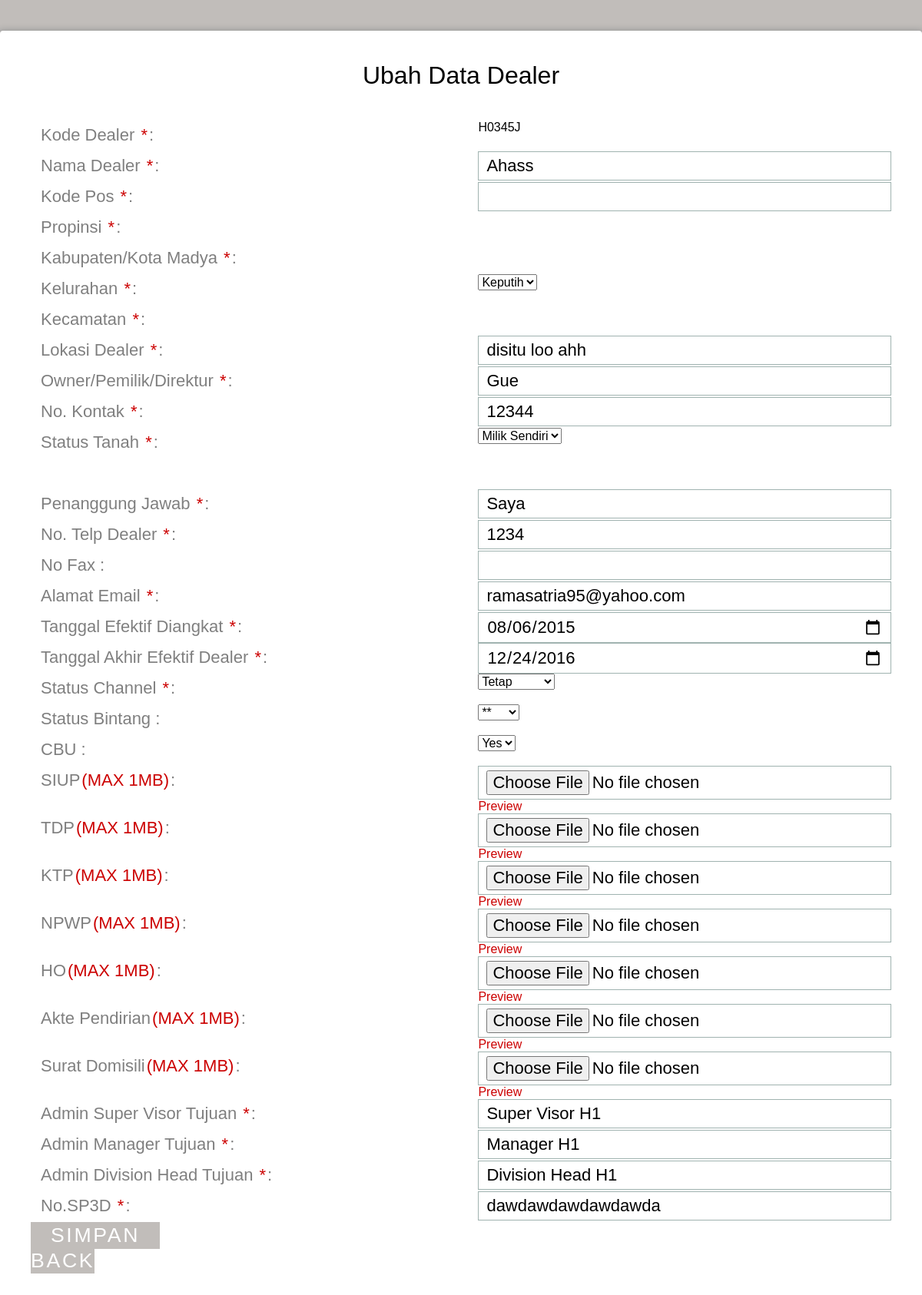
Screenshot of /admin_legal/edit_dealer_h1.php?id=5 (signed in) with the database file from the repository.
### tables this page shows
CREATE TABLE IF NOT EXISTS `daftar_pengajuan` (
  `id_daftar` int(11) NOT NULL AUTO_INCREMENT,
  `id_admin` int(11) NOT NULL,
  `kode_dealer` varchar(15) NOT NULL,
  `tanggal_pengajuan` date NOT NULL,
  `jenis_pengajuan` varchar(35) NOT NULL,
  `channel` varchar(10) DEFAULT NULL,
  `status_channel` varchar(10) DEFAULT NULL,
  `jam_pengajuan` time NOT NULL,
  `comment_sv` varchar(50) DEFAULT NULL,
  `approval_sv` varchar(30) DEFAULT NULL,
  `nama_sv` varchar(30) NOT NULL,
  `waktu_approval_sv` datetime NOT NULL,
  `comment_manager` varchar(50) DEFAULT NULL,
  `approval_manager` varchar(30) DEFAULT NULL,
  `nama_manager` varchar(30) NOT NULL,
  `waktu_approval_manager` datetime NOT NULL,
  `comment_divhead` varchar(50) DEFAULT NULL,
  `approval_divhead` varchar(30) DEFAULT NULL,
  `nama_divhead` varchar(30) NOT NULL,
  `waktu_approval_divhead` datetime NOT NULL,
  `legalisir_admin` varchar(20) DEFAULT NULL,
  `waktu_legalisir` date NOT NULL,
  `perpanjangan` date DEFAULT NULL,
  PRIMARY KEY (`id_daftar`)
);

CREATE TABLE IF NOT EXISTS `daftar_dealer` (
  `kode_dealer` varchar(15) NOT NULL,
  `nama_dealer` varchar(50) NOT NULL,
  `id_kodepos` int(11) NOT NULL,
  `lokasi` varchar(30) NOT NULL,
  `owner` varchar(30) NOT NULL,
  `kontak` varchar(12) NOT NULL,
  `status_tanah` varchar(30) NOT NULL,
  `akhir_sewa` date DEFAULT NULL,
  `status_dealer` varchar(10) DEFAULT NULL,
  `siop` varchar(50) DEFAULT NULL,
  `tdp` varchar(50) DEFAULT NULL,
  `ktp` varchar(50) DEFAULT NULL,
  `npwp` varchar(50) DEFAULT NULL,
  `ho` varchar(50) DEFAULT NULL,
  `akte` varchar(50) DEFAULT NULL,
  `surat_domisili` varchar(50) DEFAULT NULL,
  `waktucreate` datetime NOT NULL,
  `waktumodify` datetime DEFAULT NULL,
  PRIMARY KEY (`kode_dealer`)
);

CREATE TABLE IF NOT EXISTS `kodepos` (
  `id_kodepos` int(5) NOT NULL AUTO_INCREMENT,
  `kodepos` int(11) DEFAULT NULL,
  `kelurahan` varchar(50) DEFAULT NULL,
  `kecamatan` varchar(50) DEFAULT NULL,
  `jenis` varchar(50) DEFAULT NULL,
  `kabupaten` varchar(50) DEFAULT NULL,
  `propinsi` varchar(50) DEFAULT NULL,
  PRIMARY KEY (`id_kodepos`)
);

CREATE TABLE IF NOT EXISTS `channel_h1` (
  `id_channel` varchar(15) NOT NULL,
  `pj` varchar(20) NOT NULL,
  `no_telp` varchar(12) NOT NULL,
  `no_fax` varchar(12) DEFAULT NULL,
  `email` varchar(50) NOT NULL,
  `tgl_efektif` date NOT NULL,
  `tgl_akhir` date NOT NULL,
  `status_channel` varchar(10) NOT NULL,
  `status_bintang` varchar(5) DEFAULT NULL,
  `cbo` varchar(30) DEFAULT NULL,
  `no_sp3d` varchar(30) DEFAULT NULL,
  `waktucreate` datetime NOT NULL,
  `waktumodify` datetime DEFAULT NULL,
  PRIMARY KEY (`id_channel`)
);

### admin_legal/edit_dealer_h1.php (the view, shortened to what this page needs)
<?php
$id=$_GET['id'];
if($_SESSION['status']=='admin'){
$sql=mysql_fetch_array(mysql_query("select * from daftar_pengajuan a, daftar_dealer b, kodepos c, channel_h1 d where a.id_daftar = '$id' and a.kode_dealer = b.kode_dealer and b.id_kodepos = c.id_kodepos and b.kode_dealer = d.id_channel"));
?>
<!DOCTYPE html>
<html >
  <head>
    <link href='../css/css.css' rel='stylesheet' type='text/css'>
    <link rel="stylesheet" href="css/normalize.css">
    <link rel="stylesheet" href="css/style.css">
  </head>
  <body>
    <div class="form">
      <div>
        <div id="h1">
          <h1>Ubah Data Dealer</h1>
        <form name="edit" action="submit_h1.php?id=<?php echo $id ?>&kode=<?php echo $sql['kode_dealer'] ?>" method="post" onSubmit="validate()">
          <div class="top-row">
          <div class="field-wrap">
              <label>
              Kode Dealer <span class="req">*</span>:
            </label>
		  </div>
		  <div class="field-wrap"><span name="kode_dealer"><?php echo $sql['kode_dealer'] ?></span>
          </div>
          </div>
          <div class="top-row">
          <div class="field-wrap">
              <label>
              Nama Dealer <span class="req">*</span>:
            </label>
		  </div>
		  <div class="field-wrap"><input name="nama_dealer" type="text"required value="<?php echo $sql['nama_dealer'] ?>"/>
          </div>
          </div>
          <div class="top-row">
          <div class="field-wrap">
              <label>
              Kode Pos <span class="req">*</span>:
            </label>
		  </div>
		  <div class="field-wrap"><input id="kodepos" name = "kodepos" type="text" onClick='targetitem = document.forms[0].kodepos; dataitem = window.open("kodepos.php", "dataitem", "toolbar=no,menubar=no,scrollbars=yes"); dataitem.targetitem = targetitem' required />
          </div>
          </div>
          <div class="top-row">
          <div class="field-wrap">
              <label>
              Propinsi <span class="req">*</span>:
            </label>
		  </div>
          </div>
		  <div class="top-row">
          <div class="field-wrap">
              <label>
              Kabupaten/Kota Madya <span class="req">*</span>:
            </label>
		  </div>
          </div>
		  <div class="top-row">
          <div class="field-wrap">
              <label>
              Kelurahan <span class="req">*</span>:
            </label>
		  </div>
		  <div class="field-wrap"><select id="kelurahan" name="kelurahan"required>
		  <option selected="selected"><?php echo $sql['kelurahan'] ?></option>
		  </select>
          </div>
          </div>
		  <div class="top-row">
          <div class="field-wrap">
              <label>
              Kecamatan <span class="req">*</span>:
            </label>
		  </div>
          </div>
		  <div class="top-row">
          <div class="field-wrap">
              <label>
              Lokasi Dealer <span class="req">*</span>:
            </label>
		  </div>
		  <div class="field-wrap"><input name="lokasi" type="text"required value="<?php echo $sql['lokasi'] ?>"/>
          </div>
          </div>
		  <div class="top-row">
          <div class="field-wrap">
              <label>
              Owner/Pemilik/Direktur <span class="req">*</span>:
            </label>
		  </div>
		  <div class="field-wrap"><input name="owner" type="text"required value="<?php echo $sql['owner'] ?>"/>
          </div>
          </div>
		  <div class="top-row">
          <div class="field-wrap">
              <label>
              No. Kontak <span class="req">*</span>:
            </label>
		  </div>
		  <div class="field-wrap"><input name="kontak" type="number"required value="<?php echo $sql['kontak'] ?>"/>
          </div>
          </div>
		  <div class="top-row">
          <div class="field-wrap">
              <label>
              Status Tanah <span class="req">*</span>:
            </label>
		  </div>
		  <div class="field-wrap">
          <select name="status_tanah" id="status"required>
          <option <?php if($sql['status_tanah']=='Milik Sendiri') echo "selected=selected"; ?> value = "Milik Sendiri">Milik Sendiri</option>
		  </select>
          </div>
          </div>
          <div class="top-row">
          </div>
		  <div class="top-row">
          <div class="field-wrap">
              <label>
              Penanggung Jawab <span class="req">*</span>:
            </label>
		  </div>
		  <div class="field-wrap"><input name="pj" type="text"required value="<?php echo $sql['pj'] ?>"/>
          </div>
          </div>
		  <div class="top-row">
          <div class="field-wrap">
              <label>
              No. Telp Dealer <span class="req">*</span>:
            </label>
		  </div>
		  <div class="field-wrap"><input name="no_telp" type="number"required value="<?php echo $sql['no_telp'] ?>"/>
          </div>
          </div>
		  <div class="top-row">
          <div class="field-wrap">
              <label>
              No Fax :
            </label>
		  </div>
		  <div class="field-wrap"><input name="no_fax" type="number" value="<?php echo $sql['no_fax'] ?>"/>
          </div>
          </div>
		  <div class="top-row">
          <div class="field-wrap">
              <label>
              Alamat Email <span class="req">*</span>:
            </label>
		  </div>
		  <div class="field-wrap"><input name="email" type="email"required value="<?php echo $sql['email'] ?>"/>
          </div>
          </div>
		  <div class="top-row">
          <div class="field-wrap">
              <label>
              Tanggal Efektif Diangkat <span class="req">*</span>:
            </label>
		  </div>
		  <div class="field-wrap"><input name="tgl_efektif" type="date"required value="<?php echo $sql['tgl_efektif'] ?>"/>
          </div>
          </div>
		  <div class="top-row">
          <div class="field-wrap">
              <label>
              Tanggal Akhir Efektif Dealer <span class="req">*</span>:
            </label>
		  </div>
		  <div class="field-wrap"><input name="tgl_akhir" type="date"required value="<?php echo $sql['tgl_akhir'] ?>"/>
          </div>
          </div>
		  <div class="top-row">
          <div class="field-wrap">
              <label>
              Status Channel <span class="req">*</span>:
            </label>
		  </div>
		  <div class="field-wrap"><select name="status_channel"required>
		  <option <?php if($sql['status_channel']=='Tetap') echo "selected=selected"; ?> value = "Tetap">Tetap</option>
		 </select>
          </div>
          </div>
		  <div class="top-row">
          <div class="field-wrap">
              <label>
              Status Bintang :
            </label>
		  </div>
		  <div class="field-wrap"><select name="status_bintang">
			<option <?php if($sql['status_bintang']=='**') echo "selected=selected"; ?> value = "**">**</option>
			</select>
		  </div>
          </div>
          <div class="top-row">
          <div class="field-wrap">
              <label>
              CBU :
            </label>
		  </div>
		  <div class="field-wrap"><select name = "cbo">
															<option <?php if($sql['cbo']=='Yes') echo "selected=selected";?>  value = "Yes">Yes</option>
															</select>
          </div>
          </div>
		  <div class="top-row">
          <div class="field-wrap">
              <label>
              SIUP<span class="req">(MAX 1MB)</span>:
            </label>
		  </div>
		  <div class="field-wrap"><input type="file"name="siop"value = "1000000"onchange="ValidateSingleInput(this);"/><a href="<?php echo $sql['siop'] ?>" target="_blank">Preview</a>
          </div>
          </div>
		  <div class="top-row">
          <div class="field-wrap">
              <label>
              TDP<span class="req">(MAX 1MB)</span>:
            </label>
		  </div>
		  <div class="field-wrap"><input type="file"name="tdp"value = "<?php echo $sql['tdp'] ?>"onchange="ValidateSingleInput(this);"/><a href="<?php echo $sql['tdp'] ?>" target="_blank">Preview</a>
          </div>
          </div>
		  <div class="top-row">
          <div class="field-wrap">
              <label>
              KTP<span class="req">(MAX 1MB)</span>:
            </label>
		  </div>
		  <div class="field-wrap"><input type="file"name="ktp"value = "<?php echo $sql['ktp'] ?>"onchange="ValidateSingleInput(this);"/><a href="<?php echo $sql['ktp'] ?>" target="_blank">Preview</a>
          </div>
          </div>
		  <div class="top-row">
          <div class="field-wrap">
              <label>
              NPWP<span class="req">(MAX 1MB)</span>:
            </label>
		  </div>
		  <div class="field-wrap"><input type="file"name="npwp"value = "<?php echo $sql['npwp'] ?>"onchange="ValidateSingleInput(this);"/>
<a href="<?php echo $sql['npwp'] ?>" target="_blank">Preview</a>          </div>
          </div>
		  <div class="top-row">
          <div class="field-wrap">
              <label>
              HO<span class="req">(MAX 1MB)</span>:
            </label>
		  </div>
		  <div class="field-wrap"><input type="file"name="ho"value = "<?php echo $sql['ho'] ?>"onchange="ValidateSingleInput(this);"/>
<a href="<?php echo $sql['ho'] ?>" target="_blank">Preview</a>          </div>
          </div>
		  <div class="top-row">
          <div class="field-wrap">
            <label>
              Akte Pendirian<span class="req">(MAX 1MB)</span>:
            </label>
		  </div>
		  <div class="field-wrap"><input type="file"name="akte"value = "<?php echo $sql['akte'] ?>"onchange="ValidateSingleInput(this);"/>
<a href="<?php echo $sql['akte'] ?>" target="_blank">Preview</a>          </div>
          </div>
		  <div class="top-row">
          <div class="field-wrap">
              <label>
              Surat Domisili<span class="req">(MAX 1MB)</span>:
            </label>
		  </div>
		  <div class="field-wrap"><input type="file"name="surat_domisili"value = "<?php echo $sql['surat_domisili'] ?>"onchange="ValidateSingleInput(this);"/><a href="<?php echo $sql['surat_domisili'] ?>" target="_blank">Preview</a>
          </div>
          </div>
		    <div class="top-row">
          <div class="field-wrap">
              <label>
              Admin Super Visor Tujuan <span class="req">*</span>:
            </label>
		  </div>
		  <div class="field-wrap"><input name="sv" type="text"  list="svlist" value="<?php echo $sql['nama_sv'] ?>" required />
          </div>
          </div>
			<div class="top-row">
          <div class="field-wrap">
              <label>
              Admin Manager Tujuan <span class="req">*</span>:
            </label>
		  </div>
		  <div class="field-wrap"><input name="manager" type="text" list="managerlist" value="<?php echo $sql['nama_manager'] ?>" required />
          </div>
          </div>
		  <div class="top-row">
          <div class="field-wrap">
              <label>
              Admin Division Head Tujuan <span class="req">*</span>:
            </label>
		  </div>
		  <div class="field-wrap"><input name="divhead" type="text" list="divheadlist" value="<?php echo $sql['nama_divhead'] ?>" required />
          </div>
          </div>
		<div class="top-row">
          <div class="field-wrap">
              <label>
              No.SP3D <span class="req">*</span>:
            </label>
		  </div>
		  <div class="field-wrap"><input name="no_sp3d" type="text"value="<?php echo $sql['no_sp3d'] ?>" required />
          </div>
          </div>
		            <button type="submit" class="button button-block"/>Simpan</button>
					<a class="button"href="index.php"/>Back</a>
		  </form>
        </div>
      </div>
</div>
  </body>
</html>
<?php
}else{
?>
<script>document.location.href="../"</script>
<?php
}
?>

### admin_legal/css/style.css (style rules this page uses)
*, *:before, *:after { box-sizing: border-box; }
html { overflow-y: scroll; }
body { background: #c1bdba; font-family: 'Titillium Web', sans-serif; }
a { text-decoration: none; color: #cc0000; -webkit-transition: .5s ease; transition: .5s ease; }
.form { background: #ffffff; padding: 40px; max-width: 1200px; margin: 40px auto; border-radius: 4px; box-shadow: 0 4px 10px 4px rgba(19, 35, 47, 0.3); }
h1 { text-align: center; color: #000000; font-weight: 300; margin: 0 0 40px; }
label { position: absolute; -webkit-transform: translateY(6px); -ms-transform: translateY(6px); transform: translateY(6px); left: 13px; color: rgba(0, 0, 0, 0.5); -webkit-transition: all 0.25s ease; transition: all 0.25s ease; -webkit-backface-visibility: hidden; pointer-events: none; font-size: 22px; }
label .req { margin: 2px; color: #cc0000; }
input, textarea { font-size: 22px; display: block; width: 100%; height: 100%; padding: 5px 10px; background: none; background-image: none; border: 1px solid #a0b3b0; color: #000000; border-radius: 0; -webkit-transition: border-color .25s ease, box-shadow .25s ease; transition: border-color .25s ease, box-shadow .25s ease; }
.field-wrap { position: relative; margin-bottom: 40px; }
.top-row:after { content: ""; display: table; clear: both; }
.top-row > div { float: left; width: 48%; margin-right: 4%; }
.top-row > div:last-child { margin: 0; }
.button { border: 0; outline: none; border-radius: 0; padding: 2px 0; font-size: 20pt; font-weight: 6; text-transform: uppercase; letter-spacing: .1em; background: #c1bdba; color: #ffffff; -webkit-transition: all 0.5s ease; transition: all 0.5s ease; -webkit-appearance: none; }
.button-block { display: block; width: 15%; }

### rows the page displays
daftar_pengajuan: kode_dealer.kode_dealer "H0345J", nama_dealer "Ahass", kelurahan "Keputih", lokasi "disitu loo ahh", owner "Gue", kontak "12344", pj "Saya", no_telp "1234", email "ramasatria95@yahoo.com", tgl_efektif "08/06/2015", tgl_akhir "12/24/2016", sv "Super Visor H1", manager "Manager H1", divhead "Division Head H1"
daftar_dealer: status_tanah "Milik Sendiri"
channel_h1: status_channel "Tetap", status_bintang "**", cbo "Yes"
